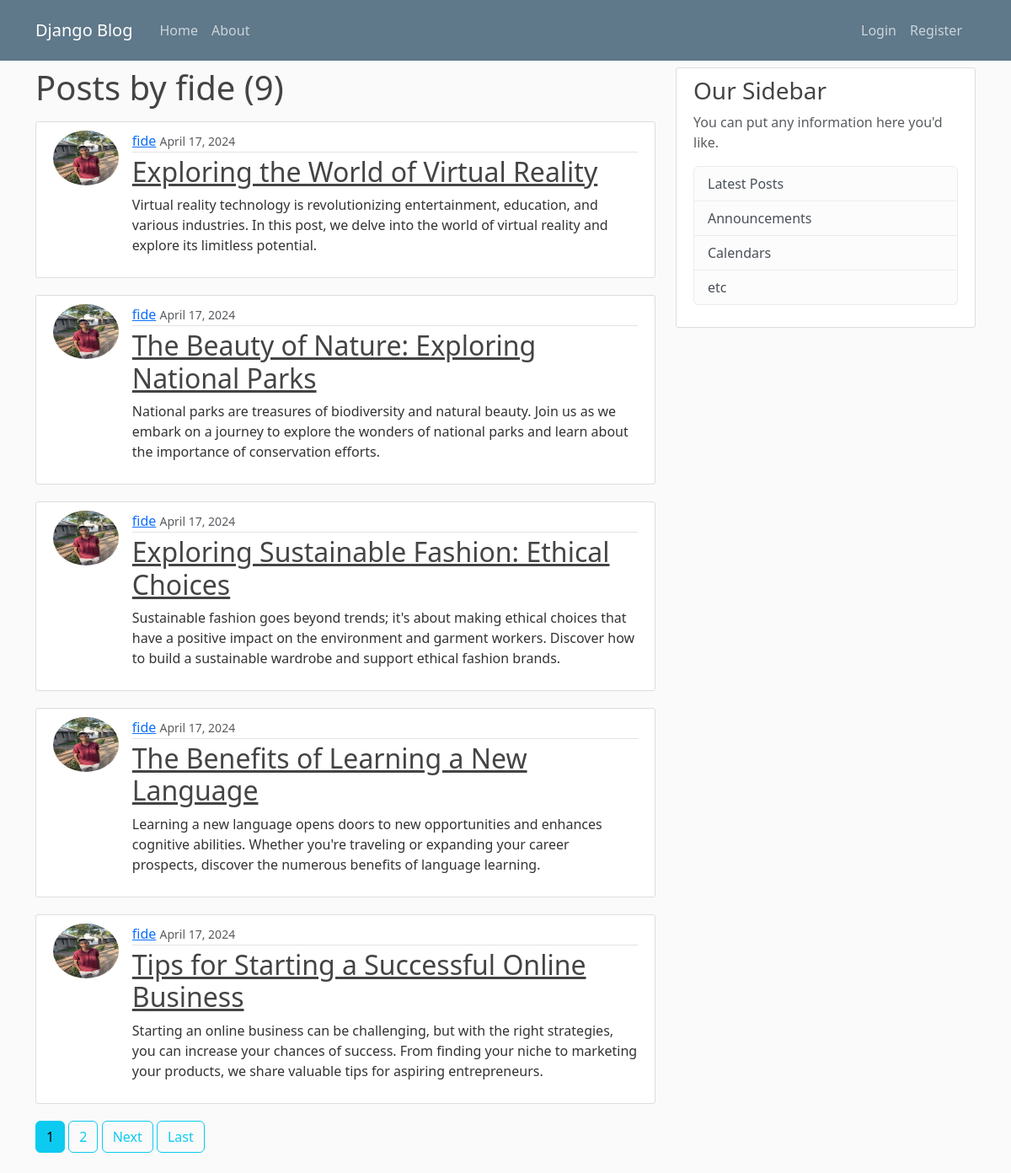
Page /user/fide on the committed database.
### blog/models.py (models this page shows, shortened)
class Post(models.Model):
  title = models.CharField(max_length=100)
  content = models.TextField()
  date_posted = models.DateTimeField(default=timezone.now)
  author = models.ForeignKey(User, on_delete=models.CASCADE)

### users/models.py (models this page shows, shortened)
class Profile(models.Model):
  user = models.OneToOneField(User, on_delete=models.CASCADE)
  image = models.ImageField(default='default.jpg', upload_to='profile_pics')

### blog/views.py (the view)
# urls.py: path('user/<str:username>', UserPostListView.as_view(), name='user-posts'),
class UserPostListView(ListView):
  model = Post
  template_name = 'blog/user_posts.html'
  context_object_name = 'posts'
  paginate_by = 5
  def get_queryset(self):
    user = get_object_or_404(User, username=self.kwargs.get('username'))
    return Post.objects.filter(author=user).order_by('-date_posted')

### blog/templates/blog/user_posts.html (shortened to what this page needs)
{% extends "blog/base.html" %}
{% block content %}
<h1 class="mb-3">Posts by {{ view.kwargs.username }} ({{ page_obj.paginator.count }})</h1>
{% for post in posts %}
<article class="d-flex content-section">
  <img
    src="{{ post.author.profile.image.url }}"
    class="rounded-circle article-img"
  />
  <div class="col-12 flex-fill">
    <div class="article-metadata">
      <a class="mr-2" href="{% url 'user-posts' post.author.username %}">{{ post.author }}</a>
      <small class="text-muted">{{ post.date_posted|date:"F d, Y" }}</small>
    </div>
    <h2>
      <a class="article-title" href="{% url 'post-detail' post.id %}"
        >{{ post.title }}</a
      >
    </h2>
    <p class="article-content">{{ post.content }}</p>
  </div>
</article>
{% endfor %}
{% if is_paginated %}
{% for num in page_obj.paginator.page_range %}
{% if page_obj.number == num %}
  <a class="btn btn-info mb-4" href="?page={{ num }}">{{ num }}</a>
{% elif num > page_obj.number|add:'-3' and num < page_obj.number|add:'3' %}
<a class="btn btn-outline-info mb-4" href="?page={{ num }}">{{ num }}</a>
{% endif %}
{% endfor %}
{% if page_obj.has_next %}
<a class="btn btn-outline-info mb-4" href="?page={{ page_obj.next_page_number }}"
  >Next</a
>
<a
  class="btn btn-outline-info mb-4"
  href="?page={{ page_obj.paginator.num_pages }}"
  >Last</a
>
{% endif %}
{% endif %}
{% endblock content %}

### blog/static/blog/main.css (style rules this page uses)
body { background: #fafafa; color: #333333; margin-top: 5rem; }
h1, h2, h3, h4, h5, h6 { color: #444444; }
.content-section { background: #ffffff; padding: 10px 20px; border: 1px solid #dddddd; border-radius: 3px; margin-bottom: 20px; }
.article-title { color: #444444; }
.article-content { white-space: pre-line; }
.article-img { height: 65px; width: 90px; margin-right: 16px; }
.article-metadata { padding-bottom: 1px; margin-bottom: 4px; border-bottom: 1px solid #e3e3e3 }

### rows in the picture
Post: author.profile.image (picture), author "fide", date_posted "April 17, 2024", title "Exploring the World of Virtual Reality", content "Virtual reality technology is revolutionizing entertainment, education, and various industries. In this post, we delve into the world of virtual reality and explore its limitless potential."
Post: author.profile.image (picture), author "fide", date_posted "April 17, 2024", title "The Beauty of Nature: Exploring National Parks", content "National parks are treasures of biodiversity and natural beauty. Join us as we embark on a journey to explore the wonders of national parks and learn about the importance of conservation efforts."
Post: author.profile.image (picture), author "fide", date_posted "April 17, 2024", title "Exploring Sustainable Fashion: Ethical Choices", content "Sustainable fashion goes beyond trends; it's about making ethical choices that have a positive impact on the environment and garment workers. Discover how to build a sustainable wardrobe and support ethical fashion brands."
Post: author.profile.image (picture), author "fide", date_posted "April 17, 2024", title "The Benefits of Learning a New Language", content "Learning a new language opens doors to new opportunities and enhances cognitive abilities. Whether you're traveling or expanding your career prospects, discover the numerous benefits of language learning."
Post: author.profile.image (picture), author "fide", date_posted "April 17, 2024", title "Tips for Starting a Successful Online Business", content "Starting an online business can be challenging, but with the right strategies, you can increase your chances of success. From finding your niche to marketing your products, we share valuable tips for aspiring entrepreneurs."

### other values in the picture
{{ view.kwargs.username }} "fide"
{{ page_obj.paginator.count }} "9"
{{ num }} "1"
{{ num }} "2"
